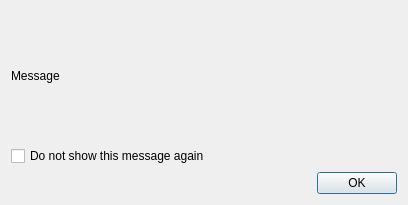
<?xml version="1.0" encoding="UTF-8"?>
<ui version="4.0">
 <class>ErrorMessageDialog</class>
 <widget class="QDialog" name="ErrorMessageDialog">
  <property name="windowModality">
   <enum>Qt::ApplicationModal</enum>
  </property>
  <property name="geometry">
   <rect>
    <x>0</x>
    <y>0</y>
    <width>408</width>
    <height>205</height>
   </rect>
  </property>
  <property name="windowTitle">
   <string>Dialog</string>
  </property>
  <layout class="QVBoxLayout" name="verticalLayout">
   <item>
    <widget class="QLabel" name="message">
     <property name="text">
      <string>Message</string>
     </property>
     <property name="wordWrap">
      <bool>true</bool>
     </property>
    </widget>
   </item>
   <item>
    <widget class="QCheckBox" name="doNotShowAgain">
     <property name="text">
      <string>Do not show this message again</string>
     </property>
    </widget>
   </item>
   <item>
    <widget class="QDialogButtonBox" name="buttonBox">
     <property name="orientation">
      <enum>Qt::Horizontal</enum>
     </property>
     <property name="standardButtons">
      <set>QDialogButtonBox::Ok</set>
     </property>
    </widget>
   </item>
  </layout>
 </widget>
 <resources/>
 <connections>
  <connection>
   <sender>buttonBox</sender>
   <signal>accepted()</signal>
   <receiver>ErrorMessageDialog</receiver>
   <slot>accept()</slot>
   <hints>
    <hint type="sourcelabel">
     <x>200</x>
     <y>175</y>
    </hint>
    <hint type="destinationlabel">
     <x>198</x>
     <y>100</y>
    </hint>
   </hints>
  </connection>
 </connections>
</ui>
